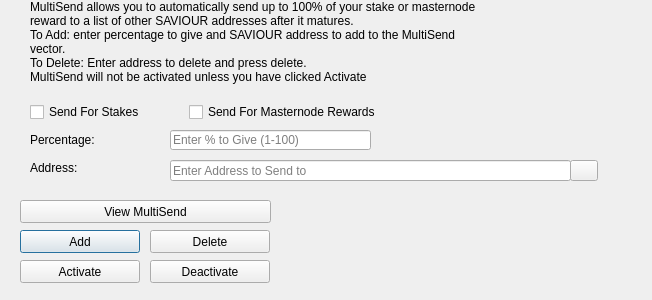
<?xml version="1.0" encoding="UTF-8"?>
<ui version="4.0">
 <class>MultiSendDialog</class>
 <widget class="QDialog" name="MultiSendDialog">
  <property name="windowModality">
   <enum>Qt::NonModal</enum>
  </property>
  <property name="geometry">
   <rect>
    <x>0</x>
    <y>0</y>
    <width>652</width>
    <height>300</height>
   </rect>
  </property>
  <property name="windowTitle">
   <string>MultiSend</string>
  </property>
  <widget class="QLineEdit" name="multiSendPercentEdit">
   <property name="geometry">
    <rect>
     <x>170</x>
     <y>130</y>
     <width>201</width>
     <height>20</height>
    </rect>
   </property>
   <property name="toolTip">
    <string>Enter whole numbers 1 - 100</string>
   </property>
   <property name="placeholderText">
    <string>Enter % to Give (1-100)</string>
   </property>
  </widget>
  <widget class="QLineEdit" name="multiSendAddressEdit">
   <property name="geometry">
    <rect>
     <x>170</x>
     <y>160</y>
     <width>401</width>
     <height>21</height>
    </rect>
   </property>
   <property name="toolTip">
    <string/>
   </property>
   <property name="placeholderText">
    <string>Enter Address to Send to</string>
   </property>
  </widget>
  <widget class="QLabel" name="label_2">
   <property name="geometry">
    <rect>
     <x>30</x>
     <y>0</y>
     <width>451</width>
     <height>121</height>
    </rect>
   </property>
   <property name="lineWidth">
    <number>1</number>
   </property>
   <property name="text">
    <string>MultiSend allows you to automatically send up to 100% of your stake or masternode reward to a list of other SAVIOUR addresses after it matures.
To Add: enter percentage to give and SAVIOUR address to add to the MultiSend vector.
To Delete: Enter address to delete and press delete.
MultiSend will not be activated unless you have clicked Activate</string>
   </property>
   <property name="alignment">
    <set>Qt::AlignLeading|Qt::AlignLeft|Qt::AlignTop</set>
   </property>
   <property name="wordWrap">
    <bool>true</bool>
   </property>
  </widget>
  <widget class="QLabel" name="message">
   <property name="geometry">
    <rect>
     <x>290</x>
     <y>200</y>
     <width>351</width>
     <height>91</height>
    </rect>
   </property>
   <property name="text">
    <string/>
   </property>
  </widget>
  <widget class="QPushButton" name="addButton">
   <property name="geometry">
    <rect>
     <x>20</x>
     <y>230</y>
     <width>120</width>
     <height>23</height>
    </rect>
   </property>
   <property name="toolTip">
    <string/>
   </property>
   <property name="statusTip">
    <string>Add to MultiSend Vector</string>
   </property>
   <property name="text">
    <string>Add</string>
   </property>
  </widget>
  <widget class="QPushButton" name="disableButton">
   <property name="geometry">
    <rect>
     <x>150</x>
     <y>260</y>
     <width>120</width>
     <height>23</height>
    </rect>
   </property>
   <property name="statusTip">
    <string>Deactivate MultiSend</string>
   </property>
   <property name="text">
    <string>Deactivate</string>
   </property>
  </widget>
  <widget class="QPushButton" name="addressBookButton">
   <property name="geometry">
    <rect>
     <x>570</x>
     <y>160</y>
     <width>28</width>
     <height>21</height>
    </rect>
   </property>
   <property name="toolTip">
    <string>Choose an address from the address book</string>
   </property>
   <property name="text">
    <string/>
   </property>
   <property name="icon">
    <iconset resource="../saviour.qrc">
     <normaloff>:/icons/address-book</normaloff>:/icons/address-book</iconset>
   </property>
   <property name="shortcut">
    <string>Alt+A</string>
   </property>
   <property name="autoDefault">
    <bool>false</bool>
   </property>
  </widget>
  <widget class="QLabel" name="label">
   <property name="geometry">
    <rect>
     <x>30</x>
     <y>130</y>
     <width>121</width>
     <height>20</height>
    </rect>
   </property>
   <property name="toolTip">
    <string>Percentage of stake to send</string>
   </property>
   <property name="text">
    <string>Percentage:</string>
   </property>
  </widget>
  <widget class="QLabel" name="label_5">
   <property name="geometry">
    <rect>
     <x>30</x>
     <y>160</y>
     <width>111</width>
     <height>16</height>
    </rect>
   </property>
   <property name="toolTip">
    <string>Address to send portion of stake to</string>
   </property>
   <property name="text">
    <string>Address:</string>
   </property>
  </widget>
  <widget class="QPushButton" name="deleteButton">
   <property name="geometry">
    <rect>
     <x>150</x>
     <y>230</y>
     <width>120</width>
     <height>23</height>
    </rect>
   </property>
   <property name="toolTip">
    <string/>
   </property>
   <property name="statusTip">
    <string>Delete Address From MultiSend Vector</string>
   </property>
   <property name="text">
    <string>Delete</string>
   </property>
  </widget>
  <widget class="QPushButton" name="activateButton">
   <property name="geometry">
    <rect>
     <x>20</x>
     <y>260</y>
     <width>120</width>
     <height>23</height>
    </rect>
   </property>
   <property name="statusTip">
    <string>Activate MultiSend</string>
   </property>
   <property name="text">
    <string>Activate</string>
   </property>
  </widget>
  <widget class="QPushButton" name="viewButton">
   <property name="geometry">
    <rect>
     <x>20</x>
     <y>200</y>
     <width>251</width>
     <height>23</height>
    </rect>
   </property>
   <property name="toolTip">
    <string/>
   </property>
   <property name="statusTip">
    <string>View MultiSend Vector</string>
   </property>
   <property name="text">
    <string>View MultiSend</string>
   </property>
  </widget>
  <widget class="QWidget" name="horizontalLayoutWidget">
   <property name="geometry">
    <rect>
     <x>30</x>
     <y>100</y>
     <width>351</width>
     <height>24</height>
    </rect>
   </property>
   <layout class="QHBoxLayout" name="horizontalLayout">
    <item>
     <widget class="QCheckBox" name="multiSendStakeCheckBox">
      <property name="text">
       <string>Send For Stakes</string>
      </property>
     </widget>
    </item>
    <item>
     <widget class="QCheckBox" name="multiSendMasternodeCheckBox">
      <property name="text">
       <string>Send For Masternode Rewards</string>
      </property>
     </widget>
    </item>
   </layout>
  </widget>
 </widget>
 <resources>
  <include location="../saviour.qrc"/>
 </resources>
 <connections/>
</ui>
